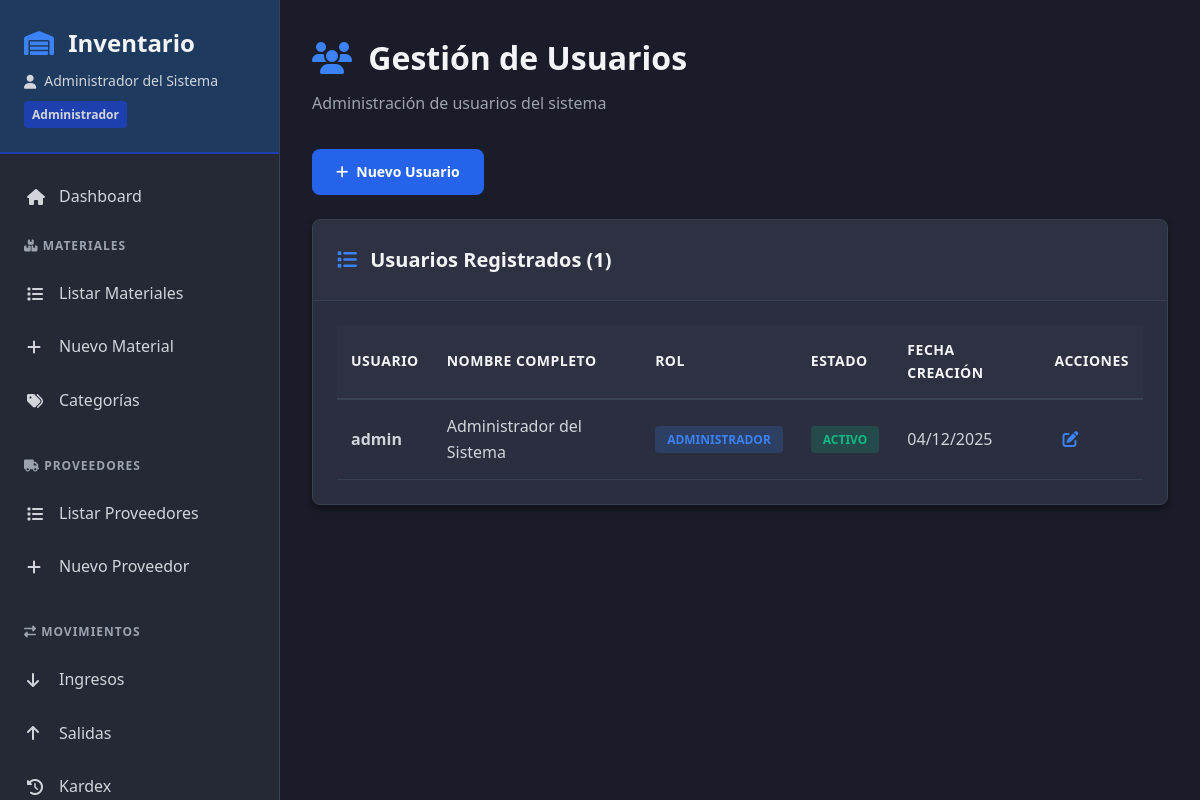
/modules/admin/usuarios.php (signed in), run on the app's committed database.
### tables this page shows
CREATE TABLE usuarios (
  id INT AUTO_INCREMENT PRIMARY KEY,
  nombre_usuario VARCHAR(50) NOT NULL UNIQUE,
  contrasenia_hash VARCHAR(255) NOT NULL,
  nombre_completo VARCHAR(100),
  rol_id INT NOT NULL,
  estado ENUM('activo','inactivo') DEFAULT 'activo',
  fecha_creacion TIMESTAMP DEFAULT CURRENT_TIMESTAMP,
  FOREIGN KEY (rol_id) REFERENCES roles(id)
);

CREATE TABLE roles (
  id INT AUTO_INCREMENT PRIMARY KEY,
  nombre VARCHAR(50) UNIQUE,
  descripcion TEXT
);

### config/auth.php (called while the page is built, shortened)
<?php
function getCurrentUser() {
    $conn = getDBConnection();
    $stmt = $conn->prepare("SELECT u.*, r.nombre as rol_nombre FROM usuarios u
                           JOIN roles r ON u.rol_id = r.id
                           WHERE u.id = ? AND u.estado = 'activo'");
    $stmt->bind_param("i", $_SESSION['usuario_id']);
    $stmt->execute();
    $result = $stmt->get_result();
    $user = $result->fetch_assoc();
    return $user;
}
?>

### config/database.php (called while the page is built, shortened)
<?php
function getDBConnection() {
    try {
        $conn = new mysqli(DB_HOST, DB_USER, DB_PASS, DB_NAME);
        $conn->set_charset("utf8mb4");
        return $conn;
    } catch (Exception $e) {
        die("Error: " . $e->getMessage());
    }
}
function executeQuery($query, $params = []) {
    $conn = getDBConnection();
    if (empty($params)) {
        $result = $conn->query($query);
        return $result;
    }
    $stmt = $conn->prepare($query);
    $types = '';
    $stmt->bind_param($types, ...$params);
    $stmt->execute();
    $result = $stmt->get_result();
    return $result;
}
function getMultipleRecords($query, $params = []) {
    $result = executeQuery($query, $params);
    $records = [];
    if ($result) {
        while ($row = $result->fetch_assoc()) {
            $records[] = $row;
        }
    }
    return $records;
}
?>

### modules/admin/usuarios.php (the view, shortened to what this page needs)
<?php
require_once '../../includes/header.php';
$usuarios = getMultipleRecords("
    SELECT u.*, r.nombre as rol_nombre
    FROM usuarios u
    JOIN roles r ON u.rol_id = r.id
    ORDER BY u.nombre_completo
");
?>
<div class="page-header">
    <h1><i class="fas fa-users"></i> Gestión de Usuarios</h1>
    <p>Administración de usuarios del sistema</p>
</div>
<div style="margin-bottom: 1.5rem;">
    <a href="/proyecto_inventario/modules/admin/crear_usuario.php" class="btn btn-primary">
        <i class="fas fa-plus"></i> Nuevo Usuario
    </a>
</div>
<div class="card">
    <div class="card-header">
        <h2><i class="fas fa-list"></i> Usuarios Registrados (<?php echo count($usuarios); ?>)</h2>
    </div>
    <div class="card-body">
        <?php if (empty($usuarios)): ?>
            <div class="empty-state">
                <i class="fas fa-users"></i>
                <p>No hay usuarios registrados</p>
            </div>
        <?php else: ?>
            <div style="overflow-x: auto;">
                <table class="data-table">
                    <thead>
                        <tr>
                            <th>Usuario</th>
                            <th>Nombre Completo</th>
                            <th>Rol</th>
                            <th>Estado</th>
                            <th>Fecha Creación</th>
                            <th>Acciones</th>
                        </tr>
                    </thead>
                    <tbody>
                        <?php foreach ($usuarios as $user): ?>
                            <tr>
                                <td><strong><?php echo htmlspecialchars($user['nombre_usuario']); ?></strong></td>
                                <td><?php echo htmlspecialchars($user['nombre_completo'] ?? '-'); ?></td>
                                <td><span class="badge badge-info"><?php echo htmlspecialchars($user['rol_nombre']); ?></span></td>
                                <td>
                                    <?php if ($user['estado'] === 'activo'): ?>
                                        <span class="badge badge-success">Activo</span>
                                    <?php else: ?>
                                        <span class="badge badge-danger">Inactivo</span>
                                    <?php endif; ?>
                                </td>
                                <td><?php echo date('d/m/Y', strtotime($user['fecha_creacion'])); ?></td>
                                <td>
                                    <div class="actions">
                                        <a href="/proyecto_inventario/modules/admin/editar_usuario.php?id=<?php echo $user['id']; ?>"
                                           class="action-btn edit" title="Editar">
                                            <i class="fas fa-edit"></i>
                                        </a>
                                    </div>
                                </td>
                            </tr>
                        <?php endforeach; ?>
                    </tbody>
                </table>
            </div>
        <?php endif; ?>
    </div>
</div>
<?php require_once '../../includes/footer.php'; ?>

### includes/header.php (shortened to what this page needs)
<?php
require_once __DIR__ . '/../config/database.php';
require_once __DIR__ . '/../config/auth.php';
$currentUser = getCurrentUser();
$currentPage = basename($_SERVER['PHP_SELF']);
?>
<!DOCTYPE html>
<html lang="es">
<head>
    <link rel="stylesheet" href="/proyecto_inventario/assets/css/style.css">
    <link rel="stylesheet" href="https://cdnjs.cloudflare.com/ajax/libs/font-awesome/6.4.0/css/all.min.css">
</head>
<body>
    <div class="app-container">
        <aside class="sidebar">
            <div class="sidebar-header">
                <h2><i class="fas fa-warehouse"></i> Inventario</h2>
                <p class="user-info">
                    <i class="fas fa-user"></i> <?php echo htmlspecialchars($currentUser['nombre_completo'] ?? $currentUser['nombre_usuario']); ?>
                    <span class="role-badge"><?php echo htmlspecialchars($currentUser['rol_nombre']); ?></span>
                </p>
            </div>
            <nav class="sidebar-nav">
                <a href="/proyecto_inventario/index.php" class="nav-item <?php echo $currentPage == 'index.php' ? 'active' : ''; ?>">
                    <i class="fas fa-home"></i> Dashboard
                </a>
                <div class="nav-section">
                    <div class="nav-section-title">
                        <i class="fas fa-boxes"></i> Materiales
                    </div>
                    <a href="/proyecto_inventario/modules/materiales/listar.php" class="nav-item <?php echo strpos($currentPage, 'materiales') !== false ? 'active' : ''; ?>">
                        <i class="fas fa-list"></i> Listar Materiales
                    </a>
                    <a href="/proyecto_inventario/modules/materiales/crear.php" class="nav-item">
                        <i class="fas fa-plus"></i> Nuevo Material
                    </a>
                    <a href="/proyecto_inventario/modules/materiales/categorias.php" class="nav-item">
                        <i class="fas fa-tags"></i> Categorías
                    </a>
                </div>
                <div class="nav-section">
                    <div class="nav-section-title">
                        <i class="fas fa-truck"></i> Proveedores
                    </div>
                    <a href="/proyecto_inventario/modules/proveedores/listar.php" class="nav-item <?php echo strpos($currentPage, 'proveedores') !== false ? 'active' : ''; ?>">
                        <i class="fas fa-list"></i> Listar Proveedores
                    </a>
                    <a href="/proyecto_inventario/modules/proveedores/crear.php" class="nav-item">
                        <i class="fas fa-plus"></i> Nuevo Proveedor
                    </a>
                </div>
                <div class="nav-section">
                    <div class="nav-section-title">
                        <i class="fas fa-exchange-alt"></i> Movimientos
                    </div>
                    <a href="/proyecto_inventario/modules/movimientos/ingresos.php" class="nav-item <?php echo strpos($currentPage, 'ingresos') !== false ? 'active' : ''; ?>">
                        <i class="fas fa-arrow-down"></i> Ingresos
                    </a>
                    <a href="/proyecto_inventario/modules/movimientos/salidas.php" class="nav-item <?php echo strpos($currentPage, 'salidas') !== false ? 'active' : ''; ?>">
                        <i class="fas fa-arrow-up"></i> Salidas
                    </a>
                    <a href="/proyecto_inventario/modules/movimientos/kardex.php" class="nav-item <?php echo strpos($currentPage, 'kardex') !== false ? 'active' : ''; ?>">
                        <i class="fas fa-history"></i> Kardex
                    </a>
                </div>
            </nav>
        </aside>
        <main class="main-content">

### assets/css/style.css (style rules this page uses)
:root { --bg-primary: #1a1d29; --bg-secondary: #252936; --bg-tertiary: #2d3142; --bg-card: #2a2e3f; --blue-dark: #1e3a5f; --blue-medium: #2563eb; --blue-light: #3b82f6; --blue-accent: #1e40af; --gray-dark: #111827; --gray-medium: #374151; --gray-light: #4b5563; --gray-lighter: #6b7280; --text-primary: #f3f4f6; --text-secondary: #d1d5db; --text-muted: #9ca3af; --success: #10b981; --warning: #f59e0b; --danger: #ef4444; --info: #3b82f6; --border-color: #374151; --border-radius: 8px; --shadow-sm: 0 1px 2px rgba(0, 0, 0, 0.3); --shadow-md: 0 4px 6px rgba(0, 0, 0, 0.4); --shadow-lg: 0 10px 15px rgba(0, 0, 0, 0.5); }
* { margin: 0; padding: 0; box-sizing: border-box; }
body { font-family: 'Segoe UI', Tahoma, Geneva, Verdana, sans-serif; background: var(--bg-primary); color: var(--text-primary); line-height: 1.6; }
.app-container { display: flex; min-height: 100vh; }
.sidebar { width: 280px; background: var(--bg-secondary); border-right: 1px solid var(--border-color); display: flex; flex-direction: column; position: fixed; height: 100vh; overflow-y: auto; z-index: 1000; }
.sidebar-header { padding: 1.5rem; background: var(--blue-dark); border-bottom: 2px solid var(--blue-accent); }
.sidebar-header h2 { font-size: 1.5rem; margin-bottom: 0.5rem; color: var(--text-primary); }
.sidebar-header h2 i { color: var(--blue-light); margin-right: 0.5rem; }
.user-info { font-size: 0.875rem; color: var(--text-secondary); display: flex; align-items: center; gap: 0.5rem; flex-wrap: wrap; }
.role-badge { background: var(--blue-accent); padding: 0.25rem 0.5rem; border-radius: 4px; font-size: 0.75rem; font-weight: 600; }
.sidebar-nav { flex: 1; padding: 1rem 0; }
.nav-section { margin-bottom: 1rem; }
.nav-section-title { padding: 0.75rem 1.5rem; font-size: 0.75rem; text-transform: uppercase; letter-spacing: 1px; color: var(--text-muted); font-weight: 600; }
.nav-item { display: flex; align-items: center; padding: 0.875rem 1.5rem; color: var(--text-secondary); text-decoration: none; transition: all 0.3s ease; border-left: 3px solid transparent; }
.nav-item i { width: 20px; margin-right: 0.75rem; }
.main-content { flex: 1; margin-left: 280px; padding: 2rem; background: var(--bg-primary); min-height: 100vh; }
.page-header { margin-bottom: 2rem; }
.page-header h1 { font-size: 2rem; margin-bottom: 0.5rem; color: var(--text-primary); }
.page-header h1 i { color: var(--blue-light); margin-right: 0.5rem; }
.page-header p { color: var(--text-muted); }
.dashboard-card, .card { background: var(--bg-card); border-radius: var(--border-radius); border: 1px solid var(--border-color); margin-bottom: 1.5rem; box-shadow: var(--shadow-md); overflow: hidden; }
.card-header { padding: 1.5rem; background: var(--bg-tertiary); border-bottom: 1px solid var(--border-color); display: flex; justify-content: space-between; align-items: center; }
.card-header h2 { font-size: 1.25rem; color: var(--text-primary); }
.card-header h2 i { color: var(--blue-light); margin-right: 0.5rem; }
.card-body { padding: 1.5rem; }
.data-table { width: 100%; border-collapse: collapse; }
.data-table thead { background: var(--bg-tertiary); }
.data-table th { padding: 0.875rem; text-align: left; font-weight: 600; color: var(--text-primary); font-size: 0.875rem; text-transform: uppercase; letter-spacing: 0.5px; border-bottom: 2px solid var(--border-color); }
.data-table td { padding: 0.875rem; border-bottom: 1px solid var(--border-color); color: var(--text-secondary); }
.data-table tbody tr { transition: background 0.2s ease; }
.badge { display: inline-block; padding: 0.25rem 0.75rem; border-radius: 4px; font-size: 0.75rem; font-weight: 600; text-transform: uppercase; }
.badge-success { background: rgba(16, 185, 129, 0.2); color: var(--success); }
.badge-info { background: rgba(59, 130, 246, 0.2); color: var(--info); }
.btn { display: inline-flex; align-items: center; gap: 0.5rem; padding: 0.75rem 1.5rem; border: none; border-radius: var(--border-radius); font-size: 0.875rem; font-weight: 600; cursor: pointer; transition: all 0.3s ease; text-decoration: none; }
.btn-primary { background: var(--blue-medium); color: white; }
.actions { display: flex; gap: 0.5rem; align-items: center; }
.action-btn { padding: 0.5rem; background: transparent; border: none; color: var(--text-secondary); cursor: pointer; border-radius: 4px; transition: all 0.2s ease; }
.action-btn.edit { color: var(--info); }

### data on the page
usuarios: nombre_completo "Administrador del Sistema", rol.nombre "Administrador", nombre_usuario "admin", rol.nombre "ADMINISTRADOR", estado "ACTIVO", fecha_creacion "04/12/2025"

### other printed values
count($usuarios) "1"
